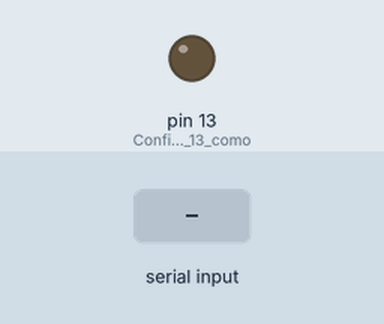
Recording of a sketch running on a simulated Arduino Uno, built with avr-gcc and run on an emulated ATmega328P. On the bench: output pins drawn as LEDs (lit = HIGH). Inputs (shaded band) come from the test bench.

Above: at 1.2 s.
1.3 s: "1\n" received over Serial
At 2.5 s:
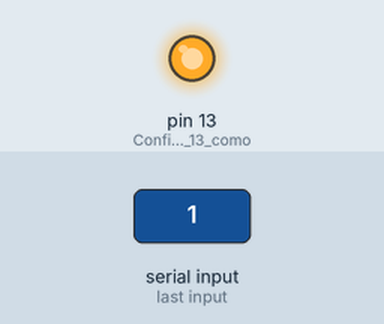
Timing chart, 0 to 4.3 s (numbered marks = the images above; inputs shaded):
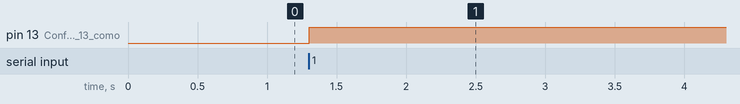

Measured:
- after the input at 1.3 s, pin 13 (Configura_el_pin_13_como): LOW → HIGH at once

The sketch:

Communication.ino
```cpp
int num = 0;

void setup() {
  Serial.begin(9600);
  pinMode(13, OUTPUT); // Configura el pin 13 como salida
}

void loop() {
  if (Serial.available()) {
    String num_str = Serial.readStringUntil('\n');
    num = num_str.toInt();

    if (num == 1) {
      while (num == 1)
      {
        digitalWrite(13, HIGH); // Enciende el pin 13 si es "pet"
      }
    } else {
      digitalWrite(13, LOW);  // Apaga el pin 13 en cualquier otro caso
    }
  }
}
```
